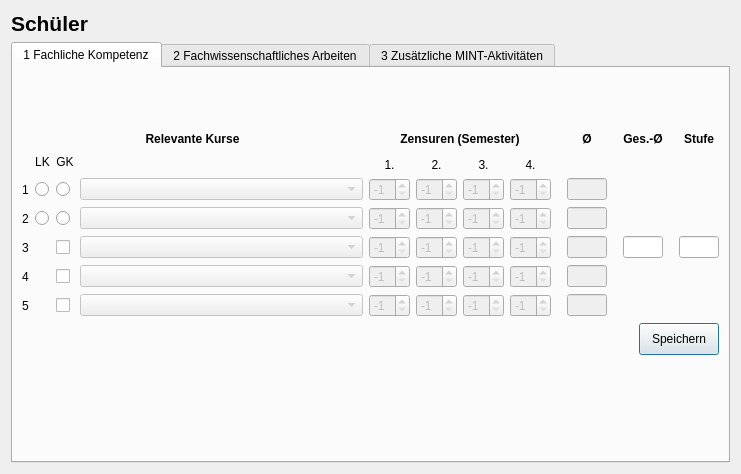
<?xml version="1.0" encoding="UTF-8"?>
<ui version="4.0">
 <class>ManageActivitiesDialog</class>
 <widget class="QDialog" name="ManageActivitiesDialog">
  <property name="windowModality">
   <enum>Qt::WindowModal</enum>
  </property>
  <property name="geometry">
   <rect>
    <x>0</x>
    <y>0</y>
    <width>741</width>
    <height>474</height>
   </rect>
  </property>
  <property name="windowTitle">
   <string>MINT-Aktivitäten verwalten</string>
  </property>
  <layout class="QVBoxLayout" name="verticalLayout_2">
   <item>
    <layout class="QVBoxLayout" name="verticalLayout">
     <item>
      <widget class="QLabel" name="lblStudentName">
       <property name="font">
        <font>
         <pointsize>16</pointsize>
         <bold>true</bold>
        </font>
       </property>
       <property name="text">
        <string>Schüler</string>
       </property>
      </widget>
     </item>
     <item>
      <widget class="QTabWidget" name="tabWidget">
       <property name="currentIndex">
        <number>0</number>
       </property>
       <widget class="QWidget" name="tab1ProfessionalCompetence">
        <attribute name="title">
         <string>1 Fachliche Kompetenz</string>
        </attribute>
        <layout class="QVBoxLayout" name="verticalLayout_3">
         <item>
          <spacer name="verticalSpacer_2">
           <property name="orientation">
            <enum>Qt::Vertical</enum>
           </property>
           <property name="sizeHint" stdset="0">
            <size>
             <width>20</width>
             <height>37</height>
            </size>
           </property>
          </spacer>
         </item>
         <item>
          <layout class="QGridLayout" name="gridLayout">
           <item row="0" column="9">
            <widget class="QLabel" name="lblAverage">
             <property name="sizePolicy">
              <sizepolicy hsizetype="Minimum" vsizetype="Preferred">
               <horstretch>0</horstretch>
               <verstretch>0</verstretch>
              </sizepolicy>
             </property>
             <property name="font">
              <font>
               <bold>true</bold>
              </font>
             </property>
             <property name="text">
              <string>Ø</string>
             </property>
             <property name="alignment">
              <set>Qt::AlignCenter</set>
             </property>
            </widget>
           </item>
           <item row="0" column="11">
            <widget class="QLabel" name="lblTotalAverage">
             <property name="font">
              <font>
               <bold>true</bold>
              </font>
             </property>
             <property name="text">
              <string>Ges.-Ø</string>
             </property>
             <property name="alignment">
              <set>Qt::AlignCenter</set>
             </property>
            </widget>
           </item>
           <item row="1" column="1" rowspan="2">
            <widget class="QLabel" name="lblLk">
             <property name="text">
              <string>LK</string>
             </property>
             <property name="alignment">
              <set>Qt::AlignCenter</set>
             </property>
            </widget>
           </item>
           <item row="1" column="2" rowspan="2">
            <widget class="QLabel" name="lblGk">
             <property name="text">
              <string>GK</string>
             </property>
             <property name="alignment">
              <set>Qt::AlignCenter</set>
             </property>
            </widget>
           </item>
           <item row="2" column="4">
            <widget class="QLabel" name="lblSemester1">
             <property name="text">
              <string>1.</string>
             </property>
             <property name="alignment">
              <set>Qt::AlignCenter</set>
             </property>
            </widget>
           </item>
           <item row="2" column="5">
            <widget class="QLabel" name="lblSemester2">
             <property name="text">
              <string>2.</string>
             </property>
             <property name="alignment">
              <set>Qt::AlignCenter</set>
             </property>
            </widget>
           </item>
           <item row="2" column="6">
            <widget class="QLabel" name="lblSemester3">
             <property name="text">
              <string>3.</string>
             </property>
             <property name="alignment">
              <set>Qt::AlignCenter</set>
             </property>
            </widget>
           </item>
           <item row="2" column="7">
            <widget class="QLabel" name="lblSemester4">
             <property name="text">
              <string>4.</string>
             </property>
             <property name="alignment">
              <set>Qt::AlignCenter</set>
             </property>
            </widget>
           </item>
           <item row="3" column="0">
            <widget class="QLabel" name="lblSubject1">
             <property name="text">
              <string>1</string>
             </property>
             <property name="alignment">
              <set>Qt::AlignCenter</set>
             </property>
            </widget>
           </item>
           <item row="3" column="1">
            <widget class="QRadioButton" name="rbSubject1Lk">
             <property name="text">
              <string/>
             </property>
             <attribute name="buttonGroup">
              <string notr="true">bgSubject1</string>
             </attribute>
            </widget>
           </item>
           <item row="3" column="2">
            <widget class="QRadioButton" name="rbSubject1Gk">
             <property name="text">
              <string/>
             </property>
             <attribute name="buttonGroup">
              <string notr="true">bgSubject1</string>
             </attribute>
            </widget>
           </item>
           <item row="3" column="3">
            <widget class="QComboBox" name="cmbSubject1Name">
             <property name="enabled">
              <bool>false</bool>
             </property>
             <property name="sizePolicy">
              <sizepolicy hsizetype="Expanding" vsizetype="Fixed">
               <horstretch>0</horstretch>
               <verstretch>0</verstretch>
              </sizepolicy>
             </property>
            </widget>
           </item>
           <item row="3" column="5">
            <widget class="QSpinBox" name="sbSubject1Grade2">
             <property name="enabled">
              <bool>false</bool>
             </property>
             <property name="minimum">
              <number>-1</number>
             </property>
             <property name="maximum">
              <number>15</number>
             </property>
             <property name="value">
              <number>-1</number>
             </property>
            </widget>
           </item>
           <item row="3" column="6">
            <widget class="QSpinBox" name="sbSubject1Grade3">
             <property name="enabled">
              <bool>false</bool>
             </property>
             <property name="minimum">
              <number>-1</number>
             </property>
             <property name="maximum">
              <number>15</number>
             </property>
             <property name="value">
              <number>-1</number>
             </property>
            </widget>
           </item>
           <item row="3" column="7">
            <widget class="QSpinBox" name="sbSubject1Grade4">
             <property name="enabled">
              <bool>false</bool>
             </property>
             <property name="minimum">
              <number>-1</number>
             </property>
             <property name="maximum">
              <number>15</number>
             </property>
             <property name="value">
              <number>-1</number>
             </property>
            </widget>
           </item>
           <item row="3" column="9">
            <widget class="QLineEdit" name="leSubject1Avg">
             <property name="enabled">
              <bool>false</bool>
             </property>
             <property name="sizePolicy">
              <sizepolicy hsizetype="Minimum" vsizetype="Fixed">
               <horstretch>0</horstretch>
               <verstretch>0</verstretch>
              </sizepolicy>
             </property>
             <property name="maximumSize">
              <size>
               <width>40</width>
               <height>16777215</height>
              </size>
             </property>
             <property name="focusPolicy">
              <enum>Qt::NoFocus</enum>
             </property>
            </widget>
           </item>
           <item row="4" column="0">
            <widget class="QLabel" name="lblSubject2">
             <property name="text">
              <string>2</string>
             </property>
             <property name="alignment">
              <set>Qt::AlignCenter</set>
             </property>
            </widget>
           </item>
           <item row="4" column="1">
            <widget class="QRadioButton" name="rbSubject2Lk">
             <property name="text">
              <string/>
             </property>
             <attribute name="buttonGroup">
              <string notr="true">bgSubject2</string>
             </attribute>
            </widget>
           </item>
           <item row="4" column="2">
            <widget class="QRadioButton" name="rbSubject2Gk">
             <property name="text">
              <string/>
             </property>
             <attribute name="buttonGroup">
              <string notr="true">bgSubject2</string>
             </attribute>
            </widget>
           </item>
           <item row="4" column="3">
            <widget class="QComboBox" name="cmbSubject2Name">
             <property name="enabled">
              <bool>false</bool>
             </property>
             <property name="sizePolicy">
              <sizepolicy hsizetype="Expanding" vsizetype="Fixed">
               <horstretch>0</horstretch>
               <verstretch>0</verstretch>
              </sizepolicy>
             </property>
            </widget>
           </item>
           <item row="4" column="4">
            <widget class="QSpinBox" name="sbSubject2Grade1">
             <property name="enabled">
              <bool>false</bool>
             </property>
             <property name="minimum">
              <number>-1</number>
             </property>
             <property name="maximum">
              <number>15</number>
             </property>
             <property name="value">
              <number>-1</number>
             </property>
            </widget>
           </item>
           <item row="4" column="5">
            <widget class="QSpinBox" name="sbSubject2Grade2">
             <property name="enabled">
              <bool>false</bool>
             </property>
             <property name="minimum">
              <number>-1</number>
             </property>
             <property name="maximum">
              <number>15</number>
             </property>
             <property name="value">
              <number>-1</number>
             </property>
            </widget>
           </item>
           <item row="4" column="6">
            <widget class="QSpinBox" name="sbSubject2Grade3">
             <property name="enabled">
              <bool>false</bool>
             </property>
             <property name="minimum">
              <number>-1</number>
             </property>
             <property name="maximum">
              <number>15</number>
             </property>
             <property name="value">
              <number>-1</number>
             </property>
            </widget>
           </item>
           <item row="4" column="7">
            <widget class="QSpinBox" name="sbSubject2Grade4">
             <property name="enabled">
              <bool>false</bool>
             </property>
             <property name="minimum">
              <number>-1</number>
             </property>
             <property name="maximum">
              <number>15</number>
             </property>
             <property name="value">
              <number>-1</number>
             </property>
            </widget>
           </item>
           <item row="4" column="9">
            <widget class="QLineEdit" name="leSubject2Avg">
             <property name="enabled">
              <bool>false</bool>
             </property>
             <property name="sizePolicy">
              <sizepolicy hsizetype="Ignored" vsizetype="Fixed">
               <horstretch>0</horstretch>
               <verstretch>0</verstretch>
              </sizepolicy>
             </property>
             <property name="maximumSize">
              <size>
               <width>40</width>
               <height>16777215</height>
              </size>
             </property>
             <property name="focusPolicy">
              <enum>Qt::NoFocus</enum>
             </property>
            </widget>
           </item>
           <item row="5" column="0">
            <widget class="QLabel" name="lblSubject3">
             <property name="text">
              <string>3</string>
             </property>
             <property name="alignment">
              <set>Qt::AlignCenter</set>
             </property>
            </widget>
           </item>
           <item row="5" column="3">
            <widget class="QComboBox" name="cmbSubject3Name">
             <property name="enabled">
              <bool>false</bool>
             </property>
             <property name="sizePolicy">
              <sizepolicy hsizetype="Expanding" vsizetype="Fixed">
               <horstretch>0</horstretch>
               <verstretch>0</verstretch>
              </sizepolicy>
             </property>
            </widget>
           </item>
           <item row="5" column="4">
            <widget class="QSpinBox" name="sbSubject3Grade1">
             <property name="enabled">
              <bool>false</bool>
             </property>
             <property name="minimum">
              <number>-1</number>
             </property>
             <property name="maximum">
              <number>15</number>
             </property>
             <property name="value">
              <number>-1</number>
             </property>
            </widget>
           </item>
           <item row="5" column="5">
            <widget class="QSpinBox" name="sbSubject3Grade2">
             <property name="enabled">
              <bool>false</bool>
             </property>
             <property name="minimum">
              <number>-1</number>
             </property>
             <property name="maximum">
              <number>15</number>
             </property>
             <property name="value">
              <number>-1</number>
             </property>
            </widget>
           </item>
           <item row="5" column="6">
            <widget class="QSpinBox" name="sbSubject3Grade3">
             <property name="enabled">
              <bool>false</bool>
             </property>
             <property name="minimum">
              <number>-1</number>
             </property>
             <property name="maximum">
              <number>15</number>
             </property>
             <property name="value">
              <number>-1</number>
             </property>
            </widget>
           </item>
           <item row="5" column="7">
            <widget class="QSpinBox" name="sbSubject3Grade4">
             <property name="enabled">
              <bool>false</bool>
             </property>
             <property name="minimum">
              <number>-1</number>
             </property>
             <property name="maximum">
              <number>15</number>
             </property>
             <property name="value">
              <number>-1</number>
             </property>
            </widget>
           </item>
           <item row="5" column="8">
            <spacer name="horizontalSpacer">
             <property name="orientation">
              <enum>Qt::Horizontal</enum>
             </property>
             <property name="sizeType">
              <enum>QSizePolicy::Preferred</enum>
             </property>
             <property name="sizeHint" stdset="0">
              <size>
               <width>10</width>
               <height>20</height>
              </size>
             </property>
            </spacer>
           </item>
           <item row="5" column="9">
            <widget class="QLineEdit" name="leSubject3Avg">
             <property name="enabled">
              <bool>false</bool>
             </property>
             <property name="sizePolicy">
              <sizepolicy hsizetype="Ignored" vsizetype="Fixed">
               <horstretch>0</horstretch>
               <verstretch>0</verstretch>
              </sizepolicy>
             </property>
             <property name="maximumSize">
              <size>
               <width>40</width>
               <height>16777215</height>
              </size>
             </property>
             <property name="focusPolicy">
              <enum>Qt::NoFocus</enum>
             </property>
            </widget>
           </item>
           <item row="5" column="10">
            <spacer name="horizontalSpacer_2">
             <property name="orientation">
              <enum>Qt::Horizontal</enum>
             </property>
             <property name="sizeType">
              <enum>QSizePolicy::Preferred</enum>
             </property>
             <property name="sizeHint" stdset="0">
              <size>
               <width>10</width>
               <height>20</height>
              </size>
             </property>
            </spacer>
           </item>
           <item row="5" column="11">
            <widget class="QLineEdit" name="leTotalAvg">
             <property name="sizePolicy">
              <sizepolicy hsizetype="Minimum" vsizetype="Fixed">
               <horstretch>0</horstretch>
               <verstretch>0</verstretch>
              </sizepolicy>
             </property>
             <property name="maximumSize">
              <size>
               <width>40</width>
               <height>16777215</height>
              </size>
             </property>
             <property name="focusPolicy">
              <enum>Qt::NoFocus</enum>
             </property>
            </widget>
           </item>
           <item row="5" column="12">
            <spacer name="horizontalSpacer_3">
             <property name="orientation">
              <enum>Qt::Horizontal</enum>
             </property>
             <property name="sizeType">
              <enum>QSizePolicy::Preferred</enum>
             </property>
             <property name="sizeHint" stdset="0">
              <size>
               <width>10</width>
               <height>20</height>
              </size>
             </property>
            </spacer>
           </item>
           <item row="5" column="13">
            <widget class="QLineEdit" name="leLevel">
             <property name="sizePolicy">
              <sizepolicy hsizetype="Minimum" vsizetype="Fixed">
               <horstretch>0</horstretch>
               <verstretch>0</verstretch>
              </sizepolicy>
             </property>
             <property name="maximumSize">
              <size>
               <width>40</width>
               <height>16777215</height>
              </size>
             </property>
             <property name="focusPolicy">
              <enum>Qt::NoFocus</enum>
             </property>
            </widget>
           </item>
           <item row="6" column="0">
            <widget class="QLabel" name="lblSubject4">
             <property name="text">
              <string>4</string>
             </property>
             <property name="alignment">
              <set>Qt::AlignCenter</set>
             </property>
            </widget>
           </item>
           <item row="6" column="3">
            <widget class="QComboBox" name="cmbSubject4Name">
             <property name="enabled">
              <bool>false</bool>
             </property>
             <property name="sizePolicy">
              <sizepolicy hsizetype="Expanding" vsizetype="Fixed">
               <horstretch>0</horstretch>
               <verstretch>0</verstretch>
              </sizepolicy>
             </property>
            </widget>
           </item>
           <item row="6" column="4">
            <widget class="QSpinBox" name="sbSubject4Grade1">
             <property name="enabled">
              <bool>false</bool>
             </property>
             <property name="minimum">
              <number>-1</number>
             </property>
             <property name="maximum">
              <number>15</number>
             </property>
             <property name="value">
              <number>-1</number>
             </property>
            </widget>
           </item>
           <item row="6" column="5">
            <widget class="QSpinBox" name="sbSubject4Grade2">
             <property name="enabled">
              <bool>false</bool>
             </property>
             <property name="minimum">
              <number>-1</number>
             </property>
             <property name="maximum">
              <number>15</number>
             </property>
             <property name="value">
              <number>-1</number>
             </property>
            </widget>
           </item>
           <item row="6" column="6">
            <widget class="QSpinBox" name="sbSubject4Grade3">
             <property name="enabled">
              <bool>false</bool>
             </property>
             <property name="minimum">
              <number>-1</number>
             </property>
             <property name="maximum">
              <number>15</number>
             </property>
             <property name="value">
              <number>-1</number>
             </property>
            </widget>
           </item>
           <item row="6" column="7">
            <widget class="QSpinBox" name="sbSubject4Grade4">
             <property name="enabled">
              <bool>false</bool>
             </property>
             <property name="minimum">
              <number>-1</number>
             </property>
             <property name="maximum">
              <number>15</number>
             </property>
             <property name="value">
              <number>-1</number>
             </property>
            </widget>
           </item>
           <item row="6" column="9">
            <widget class="QLineEdit" name="leSubject4Avg">
             <property name="enabled">
              <bool>false</bool>
             </property>
             <property name="sizePolicy">
              <sizepolicy hsizetype="Ignored" vsizetype="Fixed">
               <horstretch>0</horstretch>
               <verstretch>0</verstretch>
              </sizepolicy>
             </property>
             <property name="maximumSize">
              <size>
               <width>40</width>
               <height>16777215</height>
              </size>
             </property>
             <property name="focusPolicy">
              <enum>Qt::NoFocus</enum>
             </property>
            </widget>
           </item>
           <item row="7" column="0">
            <widget class="QLabel" name="lblSubject5">
             <property name="text">
              <string>5</string>
             </property>
             <property name="alignment">
              <set>Qt::AlignCenter</set>
             </property>
            </widget>
           </item>
           <item row="7" column="3">
            <widget class="QComboBox" name="cbSubject5Name">
             <property name="enabled">
              <bool>false</bool>
             </property>
             <property name="sizePolicy">
              <sizepolicy hsizetype="Expanding" vsizetype="Fixed">
               <horstretch>0</horstretch>
               <verstretch>0</verstretch>
              </sizepolicy>
             </property>
            </widget>
           </item>
           <item row="7" column="4">
            <widget class="QSpinBox" name="sbSubject5Grade1">
             <property name="enabled">
              <bool>false</bool>
             </property>
             <property name="minimum">
              <number>-1</number>
             </property>
             <property name="maximum">
              <number>15</number>
             </property>
             <property name="value">
              <number>-1</number>
             </property>
            </widget>
           </item>
           <item row="7" column="5">
            <widget class="QSpinBox" name="sbSubject5Grade2">
             <property name="enabled">
              <bool>false</bool>
             </property>
             <property name="minimum">
              <number>-1</number>
             </property>
             <property name="maximum">
              <number>15</number>
             </property>
             <property name="value">
              <number>-1</number>
             </property>
            </widget>
           </item>
           <item row="7" column="6">
            <widget class="QSpinBox" name="sbSubject5Grade3">
             <property name="enabled">
              <bool>false</bool>
             </property>
             <property name="minimum">
              <number>-1</number>
             </property>
             <property name="maximum">
              <number>15</number>
             </property>
             <property name="value">
              <number>-1</number>
             </property>
            </widget>
           </item>
           <item row="7" column="7">
            <widget class="QSpinBox" name="sbSubject5Grade4">
             <property name="enabled">
              <bool>false</bool>
             </property>
             <property name="minimum">
              <number>-1</number>
             </property>
             <property name="maximum">
              <number>15</number>
             </property>
             <property name="value">
              <number>-1</number>
             </property>
            </widget>
           </item>
           <item row="7" column="9">
            <widget class="QLineEdit" name="leSubject5Avg">
             <property name="enabled">
              <bool>false</bool>
             </property>
             <property name="sizePolicy">
              <sizepolicy hsizetype="Ignored" vsizetype="Fixed">
               <horstretch>0</horstretch>
               <verstretch>0</verstretch>
              </sizepolicy>
             </property>
             <property name="maximumSize">
              <size>
               <width>40</width>
               <height>16777215</height>
              </size>
             </property>
             <property name="focusPolicy">
              <enum>Qt::NoFocus</enum>
             </property>
            </widget>
           </item>
           <item row="0" column="13">
            <widget class="QLabel" name="lblLevel">
             <property name="font">
              <font>
               <bold>true</bold>
              </font>
             </property>
             <property name="text">
              <string>Stufe</string>
             </property>
             <property name="alignment">
              <set>Qt::AlignCenter</set>
             </property>
            </widget>
           </item>
           <item row="0" column="4" colspan="4">
            <widget class="QLabel" name="lblGrades">
             <property name="font">
              <font>
               <bold>true</bold>
              </font>
             </property>
             <property name="text">
              <string>Zensuren (Semester)</string>
             </property>
             <property name="alignment">
              <set>Qt::AlignCenter</set>
             </property>
            </widget>
           </item>
           <item row="3" column="4">
            <widget class="QSpinBox" name="sbSubject1Grade1">
             <property name="enabled">
              <bool>false</bool>
             </property>
             <property name="minimum">
              <number>-1</number>
             </property>
             <property name="maximum">
              <number>15</number>
             </property>
             <property name="value">
              <number>-1</number>
             </property>
            </widget>
           </item>
           <item row="5" column="2">
            <widget class="QCheckBox" name="cbSubject3">
             <property name="text">
              <string/>
             </property>
            </widget>
           </item>
           <item row="6" column="2">
            <widget class="QCheckBox" name="cbSubject4">
             <property name="text">
              <string/>
             </property>
            </widget>
           </item>
           <item row="7" column="2">
            <widget class="QCheckBox" name="cbSubject5">
             <property name="text">
              <string/>
             </property>
            </widget>
           </item>
           <item row="0" column="0" colspan="4">
            <widget class="QLabel" name="lblRelevantCourses">
             <property name="font">
              <font>
               <bold>true</bold>
              </font>
             </property>
             <property name="text">
              <string>Relevante Kurse</string>
             </property>
             <property name="alignment">
              <set>Qt::AlignCenter</set>
             </property>
            </widget>
           </item>
          </layout>
         </item>
         <item>
          <layout class="QHBoxLayout" name="horizontalLayout">
           <item>
            <spacer name="horizontalSpacer_4">
             <property name="orientation">
              <enum>Qt::Horizontal</enum>
             </property>
             <property name="sizeHint" stdset="0">
              <size>
               <width>40</width>
               <height>20</height>
              </size>
             </property>
            </spacer>
           </item>
           <item>
            <widget class="QPushButton" name="btnSave">
             <property name="minimumSize">
              <size>
               <width>0</width>
               <height>32</height>
              </size>
             </property>
             <property name="text">
              <string>Speichern</string>
             </property>
            </widget>
           </item>
          </layout>
         </item>
         <item>
          <spacer name="verticalSpacer">
           <property name="orientation">
            <enum>Qt::Vertical</enum>
           </property>
           <property name="sizeHint" stdset="0">
            <size>
             <width>20</width>
             <height>97</height>
            </size>
           </property>
          </spacer>
         </item>
        </layout>
       </widget>
       <widget class="QWidget" name="tab2ScientificWork">
        <attribute name="title">
         <string>2 Fachwissenschaftliches Arbeiten</string>
        </attribute>
       </widget>
       <widget class="QWidget" name="tab3AdditionalActivities">
        <attribute name="title">
         <string>3 Zusätzliche MINT-Aktivitäten</string>
        </attribute>
       </widget>
      </widget>
     </item>
    </layout>
   </item>
  </layout>
 </widget>
 <resources/>
 <connections/>
 <buttongroups>
  <buttongroup name="bgSubject2"/>
  <buttongroup name="bgSubject1"/>
 </buttongroups>
</ui>
